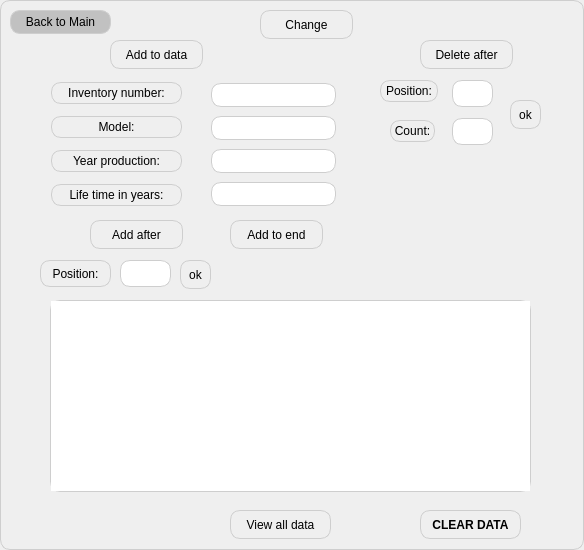
<?xml version="1.0" encoding="UTF-8"?>
<ui version="4.0">
 <class>Admin</class>
 <widget class="QDialog" name="Admin">
  <property name="geometry">
   <rect>
    <x>0</x>
    <y>0</y>
    <width>584</width>
    <height>550</height>
   </rect>
  </property>
  <property name="windowTitle">
   <string>Dialog</string>
  </property>
  <property name="styleSheet">
   <string notr="true">QWidget {
background-color: qlineargradient(x1: 0, y1: 0, x2: 0, y2: 1,
                                   stop: 0 white, stop: 1 #eaeaea);
 border: 1px solid #cecece;
 border-radius: 10px;

}
QGroupBox {
 border: 1px solid #cecece;
border-radius: 10px;
}

QPushButton:pressed {
    background-color: qlineargradient(x1: 0, y1: 0, x2: 0, y2: 1,
                                      stop: 0 #4193ff, stop: 1 #9eeaff);
}
 QPushButton {
background-color: qlineargradient(x1: 0, y1: 0, x2: 0, y2: 1,
                                   stop: 0 white, stop: 1 #eaeaea);

 border: 0.5px solid rgb(206, 206, 206);
 }</string>
  </property>
  <widget class="QTableWidget" name="tableWidget">
   <property name="geometry">
    <rect>
     <x>50</x>
     <y>300</y>
     <width>481</width>
     <height>192</height>
    </rect>
   </property>
  </widget>
  <widget class="QPushButton" name="pushButton_swap">
   <property name="geometry">
    <rect>
     <x>260</x>
     <y>10</y>
     <width>93</width>
     <height>29</height>
    </rect>
   </property>
   <property name="text">
    <string>Change</string>
   </property>
  </widget>
  <widget class="QPushButton" name="pushButton_DELA">
   <property name="geometry">
    <rect>
     <x>420</x>
     <y>40</y>
     <width>93</width>
     <height>29</height>
    </rect>
   </property>
   <property name="text">
    <string>Delete after</string>
   </property>
  </widget>
  <widget class="QLabel" name="label_dCnt">
   <property name="geometry">
    <rect>
     <x>390</x>
     <y>120</y>
     <width>45</width>
     <height>22</height>
    </rect>
   </property>
   <property name="text">
    <string>Count:</string>
   </property>
   <property name="alignment">
    <set>Qt::AlignCenter</set>
   </property>
  </widget>
  <widget class="QLabel" name="label_aPos">
   <property name="geometry">
    <rect>
     <x>40</x>
     <y>260</y>
     <width>71</width>
     <height>27</height>
    </rect>
   </property>
   <property name="text">
    <string>Position:</string>
   </property>
   <property name="alignment">
    <set>Qt::AlignCenter</set>
   </property>
  </widget>
  <widget class="QLabel" name="label_dPos">
   <property name="geometry">
    <rect>
     <x>380</x>
     <y>80</y>
     <width>58</width>
     <height>22</height>
    </rect>
   </property>
   <property name="text">
    <string>Position:</string>
   </property>
   <property name="alignment">
    <set>Qt::AlignCenter</set>
   </property>
  </widget>
  <widget class="QPushButton" name="pushButton_aAf">
   <property name="geometry">
    <rect>
     <x>90</x>
     <y>220</y>
     <width>93</width>
     <height>29</height>
    </rect>
   </property>
   <property name="text">
    <string>Add after</string>
   </property>
  </widget>
  <widget class="QPushButton" name="pushButton_ate">
   <property name="geometry">
    <rect>
     <x>230</x>
     <y>220</y>
     <width>93</width>
     <height>29</height>
    </rect>
   </property>
   <property name="text">
    <string>Add to end</string>
   </property>
  </widget>
  <widget class="QPushButton" name="pushButton_aOPos">
   <property name="geometry">
    <rect>
     <x>180</x>
     <y>260</y>
     <width>31</width>
     <height>29</height>
    </rect>
   </property>
   <property name="text">
    <string>ok</string>
   </property>
  </widget>
  <widget class="QPushButton" name="pushButton_dOPos">
   <property name="geometry">
    <rect>
     <x>510</x>
     <y>100</y>
     <width>31</width>
     <height>29</height>
    </rect>
   </property>
   <property name="text">
    <string>ok</string>
   </property>
  </widget>
  <widget class="QLineEdit" name="lineEdit_dPos">
   <property name="geometry">
    <rect>
     <x>452</x>
     <y>80</y>
     <width>41</width>
     <height>27</height>
    </rect>
   </property>
   <property name="alignment">
    <set>Qt::AlignCenter</set>
   </property>
  </widget>
  <widget class="QPushButton" name="pushButton_ATD">
   <property name="geometry">
    <rect>
     <x>110</x>
     <y>40</y>
     <width>93</width>
     <height>29</height>
    </rect>
   </property>
   <property name="text">
    <string>Add to data</string>
   </property>
  </widget>
  <widget class="QLineEdit" name="lineEdit_aPos">
   <property name="geometry">
    <rect>
     <x>120</x>
     <y>260</y>
     <width>51</width>
     <height>27</height>
    </rect>
   </property>
   <property name="alignment">
    <set>Qt::AlignCenter</set>
   </property>
  </widget>
  <widget class="QLineEdit" name="lineEdit_dCPos">
   <property name="geometry">
    <rect>
     <x>452</x>
     <y>118</y>
     <width>41</width>
     <height>27</height>
    </rect>
   </property>
   <property name="alignment">
    <set>Qt::AlignCenter</set>
   </property>
  </widget>
  <widget class="QPushButton" name="pushButton_BACK">
   <property name="geometry">
    <rect>
     <x>10</x>
     <y>10</y>
     <width>101</width>
     <height>24</height>
    </rect>
   </property>
   <property name="styleSheet">
    <string notr="true">QPushButton {
 background-color: rgb(193, 193, 193);
}
QPushButton:pressed {
    background-color: qlineargradient(x1: 0, y1: 0, x2: 0, y2: 1,
                                      stop: 0 #4193ff, stop: 1 #9eeaff);
}</string>
   </property>
   <property name="text">
    <string>Back to Main</string>
   </property>
  </widget>
  <widget class="QPushButton" name="pushButton_view">
   <property name="geometry">
    <rect>
     <x>230</x>
     <y>510</y>
     <width>101</width>
     <height>29</height>
    </rect>
   </property>
   <property name="text">
    <string>View all data</string>
   </property>
  </widget>
  <widget class="QLineEdit" name="lineEdit_IN">
   <property name="geometry">
    <rect>
     <x>211</x>
     <y>83</y>
     <width>125</width>
     <height>24</height>
    </rect>
   </property>
   <property name="alignment">
    <set>Qt::AlignCenter</set>
   </property>
  </widget>
  <widget class="QLineEdit" name="lineEdit_YP">
   <property name="geometry">
    <rect>
     <x>211</x>
     <y>149</y>
     <width>125</width>
     <height>24</height>
    </rect>
   </property>
   <property name="alignment">
    <set>Qt::AlignCenter</set>
   </property>
  </widget>
  <widget class="QLineEdit" name="lineEdit_MD">
   <property name="geometry">
    <rect>
     <x>211</x>
     <y>116</y>
     <width>125</width>
     <height>24</height>
    </rect>
   </property>
   <property name="alignment">
    <set>Qt::AlignCenter</set>
   </property>
  </widget>
  <widget class="QLineEdit" name="lineEdit_LTY">
   <property name="geometry">
    <rect>
     <x>211</x>
     <y>182</y>
     <width>125</width>
     <height>24</height>
    </rect>
   </property>
   <property name="alignment">
    <set>Qt::AlignCenter</set>
   </property>
  </widget>
  <widget class="QLabel" name="label_IN">
   <property name="geometry">
    <rect>
     <x>51</x>
     <y>82</y>
     <width>131</width>
     <height>22</height>
    </rect>
   </property>
   <property name="text">
    <string>Inventory number:</string>
   </property>
   <property name="alignment">
    <set>Qt::AlignCenter</set>
   </property>
  </widget>
  <widget class="QLabel" name="label_MD">
   <property name="geometry">
    <rect>
     <x>51</x>
     <y>116</y>
     <width>131</width>
     <height>22</height>
    </rect>
   </property>
   <property name="text">
    <string>Model:</string>
   </property>
   <property name="alignment">
    <set>Qt::AlignCenter</set>
   </property>
  </widget>
  <widget class="QLabel" name="label_YP">
   <property name="geometry">
    <rect>
     <x>51</x>
     <y>150</y>
     <width>131</width>
     <height>22</height>
    </rect>
   </property>
   <property name="text">
    <string>Year production:</string>
   </property>
   <property name="alignment">
    <set>Qt::AlignCenter</set>
   </property>
  </widget>
  <widget class="QLabel" name="label_LTY">
   <property name="geometry">
    <rect>
     <x>51</x>
     <y>184</y>
     <width>131</width>
     <height>22</height>
    </rect>
   </property>
   <property name="text">
    <string>Life time in years:</string>
   </property>
   <property name="alignment">
    <set>Qt::AlignCenter</set>
   </property>
  </widget>
  <widget class="QPushButton" name="pushButton_CLEAR">
   <property name="geometry">
    <rect>
     <x>420</x>
     <y>510</y>
     <width>101</width>
     <height>29</height>
    </rect>
   </property>
   <property name="font">
    <font>
     <bold>true</bold>
    </font>
   </property>
   <property name="text">
    <string>CLEAR DATA</string>
   </property>
  </widget>
 </widget>
 <resources/>
 <connections/>
</ui>
